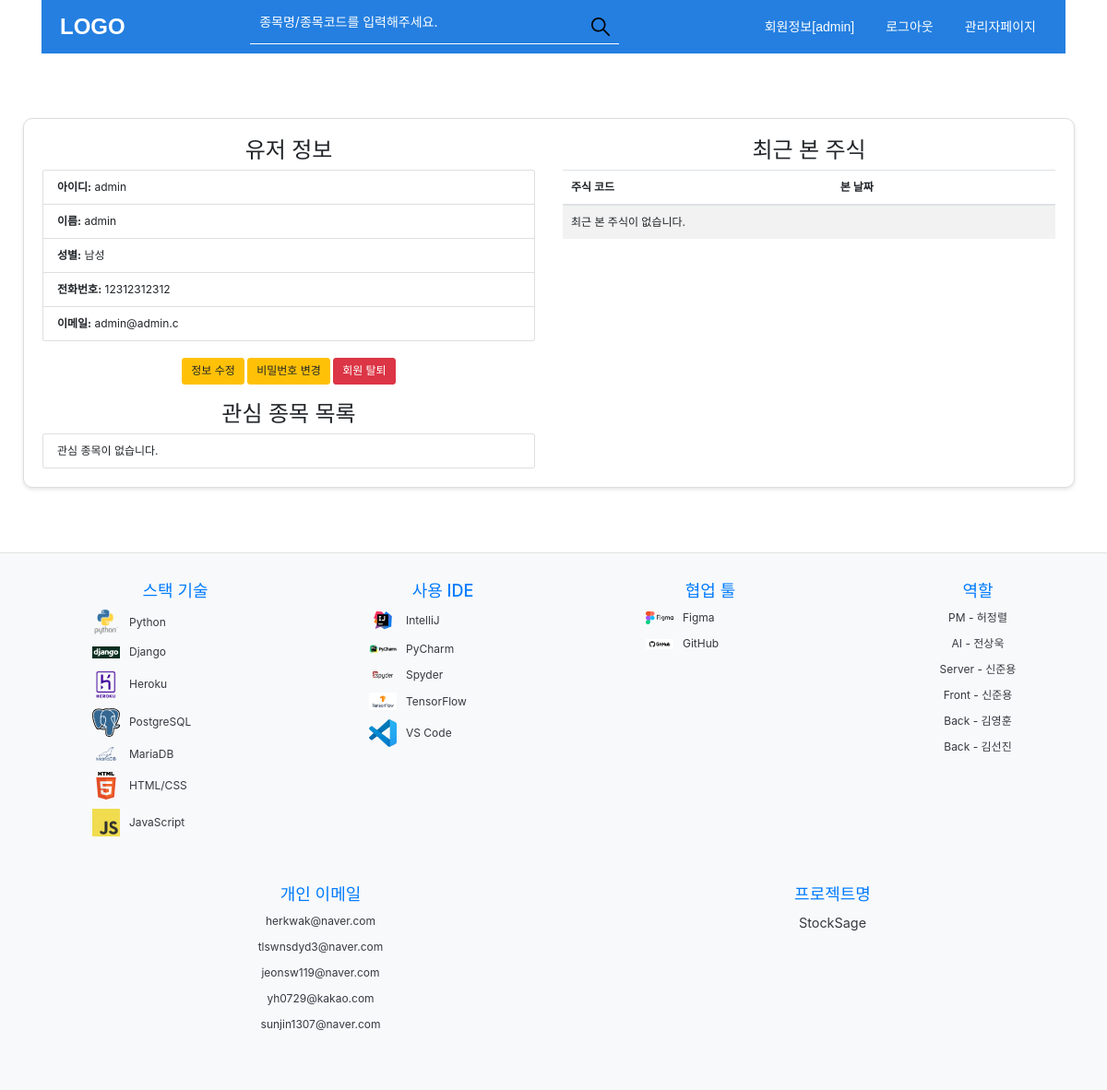
Before: /member/info/ (signed in) with the older database file.
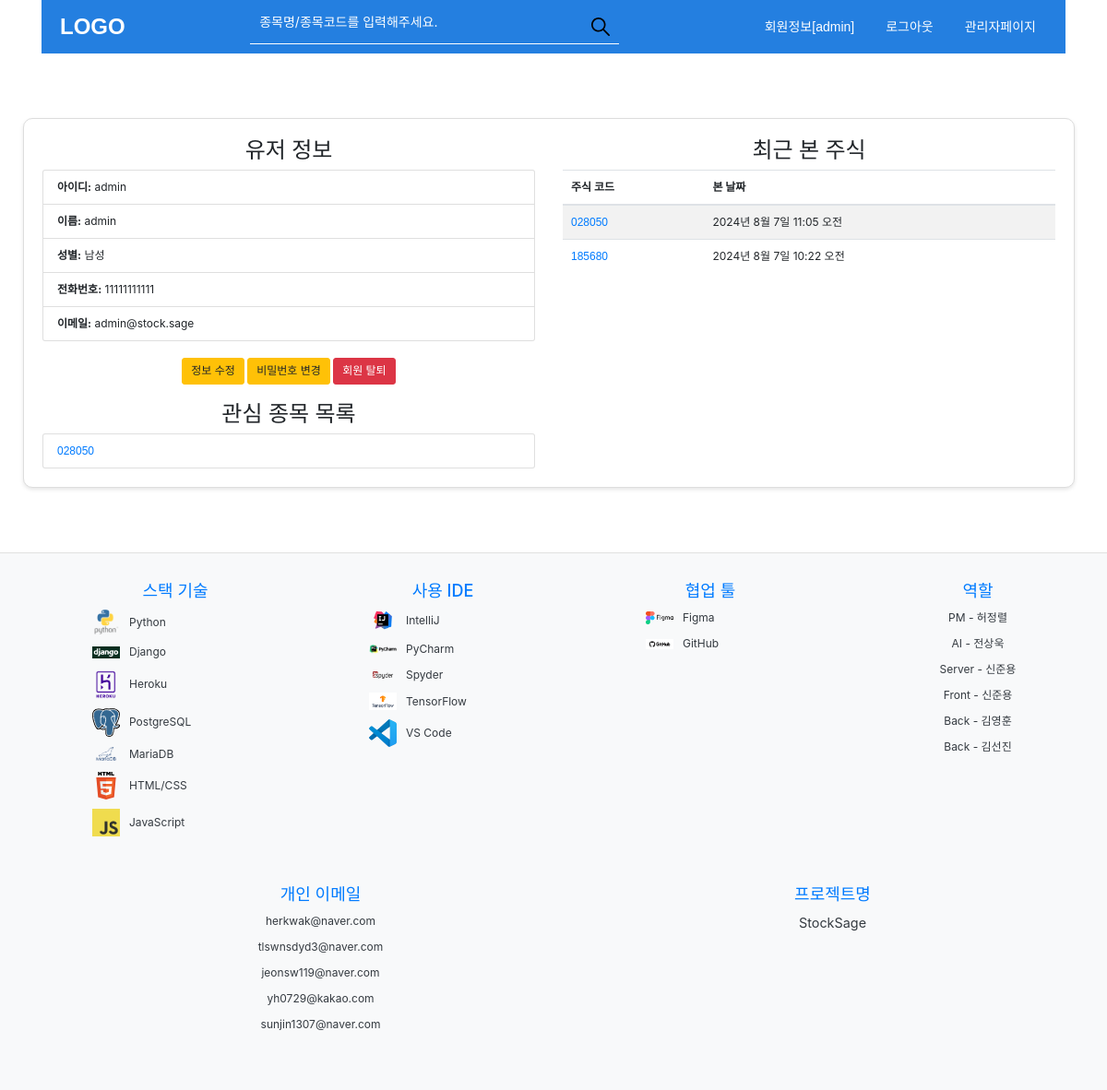
After: the same page with the newer database file.
### member/models.py (models this page shows)
class Member(models.Model) :
    id = models.CharField(max_length=20, primary_key=True)
    pass1 = models.CharField(max_length=20)
    name = models.CharField(max_length=20)
    gender = models.IntegerField(default=0)
    tel = models.CharField(max_length=20)
    email = models.CharField(max_length=100)
    is_active = models.BooleanField(default=True)

### stock/models.py (models this page shows)
class InterestStock(models.Model):
    member = models.ForeignKey(Member, on_delete=models.CASCADE)
    stock_code = models.CharField(max_length=10)
    added_at = models.DateTimeField(auto_now_add=True)
    class Meta:
        unique_together = ('member', 'stock_code')  # 동일한 사용자가 같은 종목을 중복 기록하지 않도록

class RecentStock(models.Model):
    member = models.ForeignKey(Member, on_delete=models.CASCADE)
    stock_code = models.CharField(max_length=10)
    viewed_at = models.DateTimeField(auto_now_add=True)
    class Meta:
        ordering = ['-viewed_at']
        unique_together = ('member', 'stock_code')  # 동일한 사용자가 같은 종목을 중복 기록하지 않도록

### decorator/decorator.py (the view)
    def check(request):  #def function(request, id)
        print("deco")
        try:
            login = request.session["id"]
        except:
            context = {"msg": "로그인 하세요", "url": "/member/login/"}
            return render(request, "alert.html", context)
        return func(request)

### decorator/decorator.py (called while the page is built)
def loginchk(func):
    def check(request):  #def function(request, id)
        print("deco")
        try:
            login = request.session["id"]
        except:
            context = {"msg": "로그인 하세요", "url": "/member/login/"}
            return render(request, "alert.html", context)
        return func(request)
    return check

### member/views.py (called while the page is built)
@loginchk
def info(request):
    id1 = request.session["id"]
    member = Member.objects.get(id=id1)
    interest_stocks = InterestStock.objects.filter(member_id=id1).order_by('-added_at')
    recent_stocks = RecentStock.objects.filter(member_id=id1).order_by('-viewed_at')
    return render(request, "member/info.html", {
        "member": member,
        "recent_stock": recent_stocks,
        "interest_stocks": interest_stocks,
    })

### templates/member/info.html (shortened to what this page needs)
{% extends 'base.html' %}
{% block content %}
    <link href="https://stackpath.bootstrapcdn.com/bootstrap/4.5.2/css/bootstrap.min.css" rel="stylesheet">
    <div class="container info-container">
        <div class="row">
            <div class="col-md-6">
                <h2 class="text-center">유저 정보</h2>
                <ul class="list-group mb-4">
                    <li class="list-group-item"><strong>아이디:</strong> {{ member.id }}</li>
                    <li class="list-group-item"><strong>이름:</strong> {{ member.name }}</li>
                    <li class="list-group-item"><strong>성별:</strong>
                        {% if member.gender == 0 %}
                            남성
                        {% elif member.gender == 1 %}
                            여성
                        {% endif %}
                    </li>
                    <li class="list-group-item"><strong>전화번호:</strong> {{ member.tel }}</li>
                    <li class="list-group-item"><strong>이메일:</strong> {{ member.email }}</li>
                </ul>
                <div class="text-center mb-4">
                    <a href="/member/update" class="btn btn-warning">정보 수정</a>
                    <a href="/member/chgpass" class="btn btn-warning">비밀번호 변경</a>
                    <a href="/member/delete" class="btn btn-danger">회원 탈퇴</a>
                </div>
                <h2 class="text-center">관심 종목 목록</h2>
                <ul class="list-group">
                    {% for stock in interest_stocks %}
                        <li class="list-group-item"><a href="/stock/info/?ticker={{ stock.stock_code }}">{{ stock.stock_code }}</a></li>
                    {% empty %}
                        <li class="list-group-item">관심 종목이 없습니다.</li>
                    {% endfor %}
                </ul>
            </div>
            <div class="col-md-6">
                <h2 class="text-center">최근 본 주식</h2>
                <table class="table table-striped">
                    <thead>
                    <tr>
                        <th>주식 코드</th>
                        <th>본 날짜</th>
                    </tr>
                    </thead>
                    <tbody>
                    {% for stock in recent_stock %}
                        <tr>
                            <td><a href="/stock/info/?ticker={{ stock.stock_code }}">{{ stock.stock_code }}</a></td>
                            <td>{{ stock.viewed_at }}</td>
                        </tr>
                    {% empty %}
                        <tr>
                            <td colspan="2">최근 본 주식이 없습니다.</td>
                        </tr>
                    {% endfor %}
                    </tbody>
                </table>
            </div>
        </div>
    </div>
{% endblock %}

### templates/base.html (shortened to what this page needs)
{% load static %}
<!DOCTYPE html>
<html lang="ko">
<head>
    <link rel="stylesheet" href="{% static 'css/styles1.css' %}">
    <link rel="stylesheet" href="{% static 'css/footer.css' %}">
    <link rel="stylesheet" href="{% static 'css/header.css' %}">
    <link rel="stylesheet" href="{% static 'css/info.css' %}">
</head>
<body>
{% include 'header.html' %}
<main class="main-content">
    {% block content %}
    {% endblock %}
</main>
{% include 'footer.html' %}
</body>
</html>

### templates/header.html (shortened to what this page needs)
{% load static %}
<div class="container">
    <header class="header">
        <div class="logo"><a href="/">LOGO</a></div>
        <div class="input-container">
            <form class="header-form" method="get" action="/stock/info/">
                <input class="search-bar" type="text" id="stock-search1" name="ticker" placeholder=" ">
                <label class="header-label" for="stock-search1">종목명/종목코드를 입력해주세요.</label>
                <button type="submit" class="stock-search-bar">
                    <img src="{% static 'images/Search-bar.svg' %}" alt="검색 아이콘">
                </button>
            </form>
        </div>
        <nav class="nav">
            <ul>
                {% if request.session.id %}
                    <li class="nav-item"><a class="nav-link" href="/member/info">회원정보[{{request.session.id}}]</a></li>
                    <li class="nav-item"><a class="nav-link" href="/member/logout">로그아웃</a></li>
                {% else %}
                    <li class="nav-item"><a class="nav-link" href="/member/signup">회원가입</a></li>
                    <li class="nav-item"><a class="nav-link" href="/member/login">로그인</a></li>
                {% endif %}
                {% if request.session.id == 'admin' %}
                    <li class="nav-item"><a class="nav-link" href="/member/admin">관리자페이지</a></li>
                {% endif %}
            </ul>
        </nav>
    </header>
</div>

### templates/footer.html
{% load static %}
    <footer>
        <div class="footer-container">
            <div class="tech-stack">
                <h3>스택 기술</h3>
                <ul>
                    <li>
                        <img src="{% static 'images/Python.png' %}" alt="Python" class="tech-icon">
                        Python
                    </li>
                    <li>
                        <img src="{% static 'images/Django.png' %}" alt="Django" class="tech-icon">
                        Django
                    </li>
                    <li>
                        <img src="{% static 'images/Heroku.png' %}" alt="Heroku" class="tech-icon">
                        Heroku
                    </li>
                    <li>
                        <img src="{% static 'images/PostgreSQL.svg' %}" alt="PostgreSQL" class="tech-icon">
                        PostgreSQL
                    </li>
                       <li>
                           <img src="{% static 'images/MariaDB.png' %}" alt="MariaDB" class="tech-icon">
                        MariaDB
                       </li>
                    <li>
                        <img src="{% static 'images/HTML-CSS.svg' %}" alt="HTML/CSS" class="tech-icon">
                        HTML/CSS
                    </li>
                    <li>
                        <img src="{% static 'images/JavaScript.jpg' %}" alt="JavaScript" class="tech-icon">
                        JavaScript
                    </li>
                </ul>
            </div>
            <div class="ide">
                <h3>사용 IDE</h3>
                <ul>
                    <li><img src="{% static 'images/IntelliJ.png' %}" class="ide-icon">IntelliJ</li>
                    <li><img src="{% static 'images/PyCharm.png' %}" class="ide-icon">PyCharm</li>
                    <li><img src="{% static 'images/Spyder.png' %}" class="ide-icon">Spyder</li>
                    <li><img src="{% static 'images/TensorFlow.png' %}" class="ide-icon">TensorFlow</li>
                    <li><img src="{% static 'images/VSCode.svg' %}" class="ide-icon">VS Code</li>
                </ul>
            </div>
            <div class="rel-tool">
                <h3>협업 툴</h3>
                <ul>
                    <li><img src="{% static 'images/Figma.png' %}" class="rel-icon">Figma</li>
                    <li><img src="{% static 'images/GitHub.png' %}" class="rel-icon">GitHub</li>
                </ul>
            </div>
            <div class="roles">
                <h3>역할</h3>
                <ul>
                    <li>PM - 허정렬</li>
                    <li>AI - 전상욱</li>
                    <li>Server - 신준용</li>
                    <li>Front - 신준용</li>
                    <li>Back - 김영훈</li>
                    <li>Back - 김선진</li>
                </ul>
            </div>
            <div class="contact-info">
                <h3>개인 이메일</h3>
                <ul>
                    <li>herkwak@naver.com</li>
                    <li>tlswnsdyd3@naver.com</li>
                    <li>jeonsw119@naver.com</li>
                    <li>yh0729@kakao.com</li>
                    <li>sunjin1307@naver.com</li>
                </ul>
            </div>
            <div class="project-info">
                <h3>프로젝트명</h3>
                <p>StockSage</p>
            </div>
        </div>
    </footer>

### static/css/styles1.css (style rules this page uses)
body, html, a { margin: 0; padding: 0; height: 100%; display: flex; flex-direction: column; font-family: Arial, sans-serif; font-size: 12px; list-style:none; text-decoration : none; }
a { color : #000; }
.container { width: 960px; margin: 0 auto; display: flex; flex-direction: column; flex: 1; }
.main-content { flex: 2; display: flex; flex-direction: column; box-sizing: border-box; margin-right: 10px; }

### static/css/footer.css (style rules this page uses)
body { font-family: Arial, sans-serif; margin: 0; padding: 0; }
footer { background-color: #f8f9fa; color: #343a40; padding: 20px; text-align: center; border-top: 1px solid #e0e0e0; }
.footer-container { display: flex; flex-wrap: wrap; justify-content: space-between; max-width: 1400px; margin: 0 auto; }
.tech-stack { flex: 1; min-width: 200px; padding: 10px; }
.tech-stack h3 { margin-bottom: 10px; font-size: 1.5em; color: #007bff; }
.tech-stack ul { list-style-type: none; padding: 0; }
.tech-stack li { display: flex; align-items: center; margin-bottom: 10px; margin-left: 20px; }
.tech-stack .tech-icon { width: 30px; height: auto; margin-right: 10px; }
.ide { flex: 1; min-width: 200px; padding: 10px; }
.ide h3 { font-size: 1.5em; margin-bottom: 10px; color: #007bff; }
.ide ul { list-style-type: none; padding: 0; }
.ide li { display: flex; align-items: center; margin-bottom: 10px; margin-left: 30px; }
.ide .ide-icon { width: 30px; margin-right: 10px; height: auto; }
.rel-tool { flex: 1; min-width: 200px; padding: 10px; }
.rel-tool h3 { font-size: 1.5em; margin-bottom: 10px; color: #007bff; }
.rel-tool ul { list-style-type: none; padding: 0; }
.rel-tool li { display: flex; align-items: center; margin-bottom: 10px; margin-left: 40px; }
.rel-tool .rel-icon { width: 30px; margin-right: 10px; height: auto; }
.roles { flex: 1; min-width: 200px; padding: 10px; }
.roles h3 { margin-bottom: 10px; font-size: 1.5em; color: #007bff; }
.roles ul { list-style-type: none; padding: 0; }
.roles li { margin-bottom: 10px; }
.contact-info { flex: 1; min-width: 200px; padding: 10px; }
.contact-info h3 { margin-bottom: 10px; font-size: 1.5em; color: #007bff; }
.contact-info ul { list-style-type: none; padding: 0; }
.contact-info li { margin-bottom: 10px; }
.project-info { flex: 1 100%; min-width: 200px; padding: 10px; }
.project-info h3 { margin-bottom: 10px; font-size: 1.5em; color: #007bff; }
.project-info p { font-size: 1.2em; margin: 0; }
.footer-container > div { box-sizing: border-box; flex: 1; min-width: 200px; }
.tech-stack, .ide, .rel-tool, .roles, .contact-info { margin-bottom: 20px; margin-left: 50px; }

### static/css/header.css (style rules this page uses)
body { margin: 0; font-family: 'Arial', sans-serif; background-color: #f9f9f9; }
.container { max-width: 960px; margin: 0 auto; padding: 0 20px; }
.header { display: flex; justify-content: space-between; align-items: center; background-color: #247fe0; padding: 10px 20px; color: #fff; }
.logo a { font-size: 24px; font-weight: bold; color: #fff; text-decoration: none; }
.input-container { position: relative; flex: 1; max-width: 400px; margin: 0 20px; }
.header-form { display: flex; align-items: center; position: relative; width: 100%; }
.search-bar { width: 100%; padding: 8px 40px 8px 10px; border: none; border-bottom: 1px solid #fff; background: none; color: #fff; font-size: 14px; box-sizing: border-box; transition: border-bottom-color 0.3s ease; }
.search-bar::placeholder { color: #fff; }
.header-label { position: absolute; left: 10px; bottom: 8px; color: #fff; font-size: 14px; pointer-events: none; transition: all 0.2s; }
.search-bar:focus + .header-label, .search-bar:not(:placeholder-shown) + .header-label { font-size: 12px; bottom: 30px; color: #fff; }
.stock-search-bar { position: absolute; right: 10px; background: none; border: none; padding: 0; cursor: pointer; }
.stock-search-bar img { width: 20px; height: 20px; }
.nav ul { display: flex; align-items: center; list-style: none; padding: 0; margin: 0; }
.nav-item { margin-left: 10px; }
.nav-link { color: #fff; text-decoration: none; font-size: 14px; padding: 10px; border-radius: 4px; transition: background-color 0.3s, color 0.3s; }
.main-content { display: flex; padding: 20px; }
.stock-ranking, { padding: 15px; }

### templates/member/info.html (style rules this page uses)
.info-container { margin: 50px auto; padding: 20px; border: 1px solid #ddd; border-radius: 10px; box-shadow: 0 2px 4px rgba(0, 0, 0, 0.1); background-color: #fff; }

Changed rows visible on the page:
changed Member "admin": tel "12312312312" → "11111111111"; email "admin@admin.c" → "admin@stock.sage"
added InterestStock: stock_code "028050"
added RecentStock: stock_code "028050", viewed_at "2024년 8월 7일 11:05 오전"
added RecentStock: stock_code "185680", viewed_at "2024년 8월 7일 10:22 오전"
Other visible differences:
text no longer shown: "관심 종목이 없습니다. 최근 본 주식이 없습니다."
